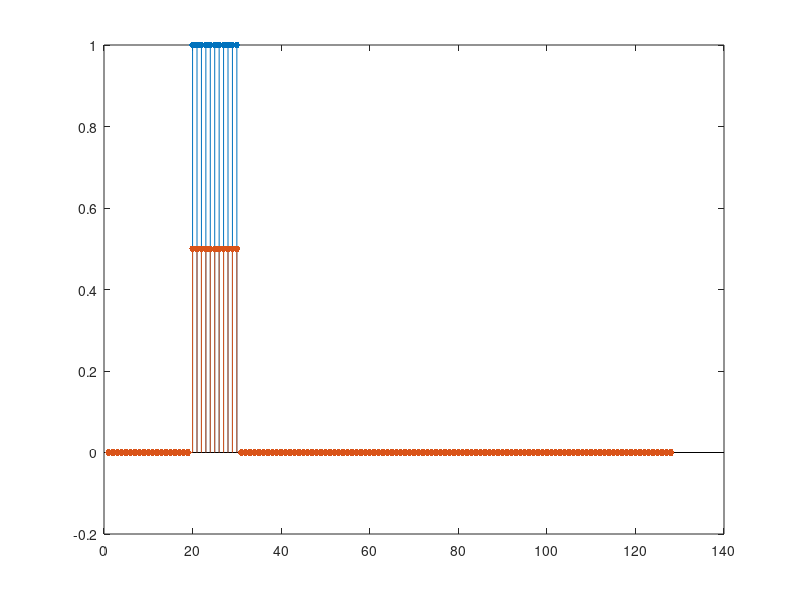

MATLAB code for this plot:
% fouriersolvertesting.m
%
% 2013-12-26, Brian Goodwin
%
% This just tests the validity of the fourier solver to ensure that I am
% performing the correct operations. For example, when the input wvform
% is a square wv and the electrode sees the square wv, the electrode
% records a scaled version of it. So when we do the ifft(), we should still
% see a square wv at the electrode. This code tests this for verification
% purposes.

% Scaling value:
k = 0.5;
n = 128;
wv = zeros(n,1);
wv(20:30) = 1;

N = n/2+1;
H = fft(wv,n)/n;
H = H(1:N).*[1;2*ones(N-2,1);1];

v = H.*k;

v(1) = real(v(1));
v(end) = real(v(end));
v(2:end-1) = v(2:end-1)/2;
v = [v;flipud(conj(v(2:end-1)))]*n;
v_t = ifft(v);

stem([wv,v_t],'.','markersize',15)